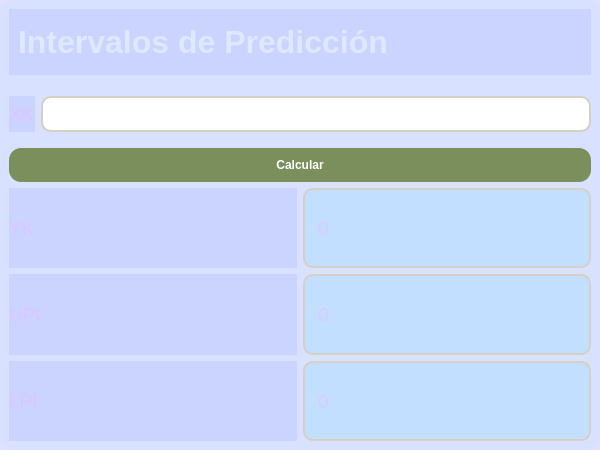
<?xml version="1.0" encoding="UTF-8"?>
<ui version="4.0">
 <class>MainWindow</class>
 <widget class="QMainWindow" name="MainWindow">
  <property name="geometry">
   <rect><x>0</x><y>0</y><width>600</width><height>450</height></rect>
  </property>
  <property name="windowTitle">
   <string>PSP4 - Intervalos</string>
  </property>
  <property name="styleSheet">
  <string notr="true">
   /*Fondo general */
QMainWindow, QWidget {
    background-color: #111111ff;
    color: #f3dcc4ff;
    font-family: "Segoe UI";
}

/* 🌿 Contenedor principal tipo card */
#centralwidget {
    background-color: #a4d4e2ff;
    border-radius: 16px;
    padding: 20px;
}

/* Título */
#titulo {
    font-size: 24pt;
    font-weight: bold;
    color: #a7e3f5ff;
    margin-bottom: 15px;
}

/* Labels normales */
QLabel {
    font-size: 14pt;
    color: #bae6beff;
}

/* RESULTADOS (cuadritos bonitos) */
QLabel#label_r, 
QLabel#label_r2, 
QLabel#label_t,
QLabel#label_yk,
QLabel#label_upi,
QLabel#label_lpi {
    background-color: #9fb5ddff;
    border: 2px solid #d6d0c4;
    border-radius: 10px;
    padding: 8px;
    min-height: 30px;
}

/*  Inputs */
QLineEdit {
    background-color: #ffffff;
    border: 2px solid #d6d0c4;
    border-radius: 10px;
    padding: 8px;
}

QLineEdit:focus {
    border: 2px solid #f3f2acff;
}

/* Botón */
QPushButton {
    background-color: #7a8f5c;
    color: white;
    border-radius: 12px;
    padding: 10px;
    font-weight: bold;
    margin-top: 10px;
}

QPushButton:hover {
    background-color: #dcf1c4ff;
}

QPushButton:pressed {
    background-color: #a6d6e2ff;
}
  </string>
  </property>

  <widget class="QWidget" name="centralwidget">
   <layout class="QVBoxLayout">

    <item>
     <widget class="QLabel" name="titulo">
      <property name="text">
       <string>Intervalos de Predicción</string>
      </property>
     </widget>
    </item>

    <item>
     <layout class="QHBoxLayout">
      <item><widget class="QLabel"><property name="text"><string>XK</string></property></widget></item>
      <item><widget class="QLineEdit" name="input_xk"/></item>
     </layout>
    </item>

    <item>
     <widget class="QPushButton" name="btn_calcular4">
      <property name="text"><string>Calcular</string></property>
     </widget>
    </item>

    <item>
     <layout class="QHBoxLayout">
      <item><widget class="QLabel"><property name="text"><string>YK</string></property></widget></item>
      <item><widget class="QLabel" name="label_yk"><property name="text"><string>0</string></property></widget></item>
     </layout>
    </item>

    <item>
     <layout class="QHBoxLayout">
      <item><widget class="QLabel"><property name="text"><string>UPI</string></property></widget></item>
      <item><widget class="QLabel" name="label_upi"><property name="text"><string>0</string></property></widget></item>
     </layout>
    </item>

    <item>
     <layout class="QHBoxLayout">
      <item><widget class="QLabel"><property name="text"><string>LPI</string></property></widget></item>
      <item><widget class="QLabel" name="label_lpi"><property name="text"><string>0</string></property></widget></item>
     </layout>
    </item>

   </layout>
  </widget>

 </widget>
</ui>
